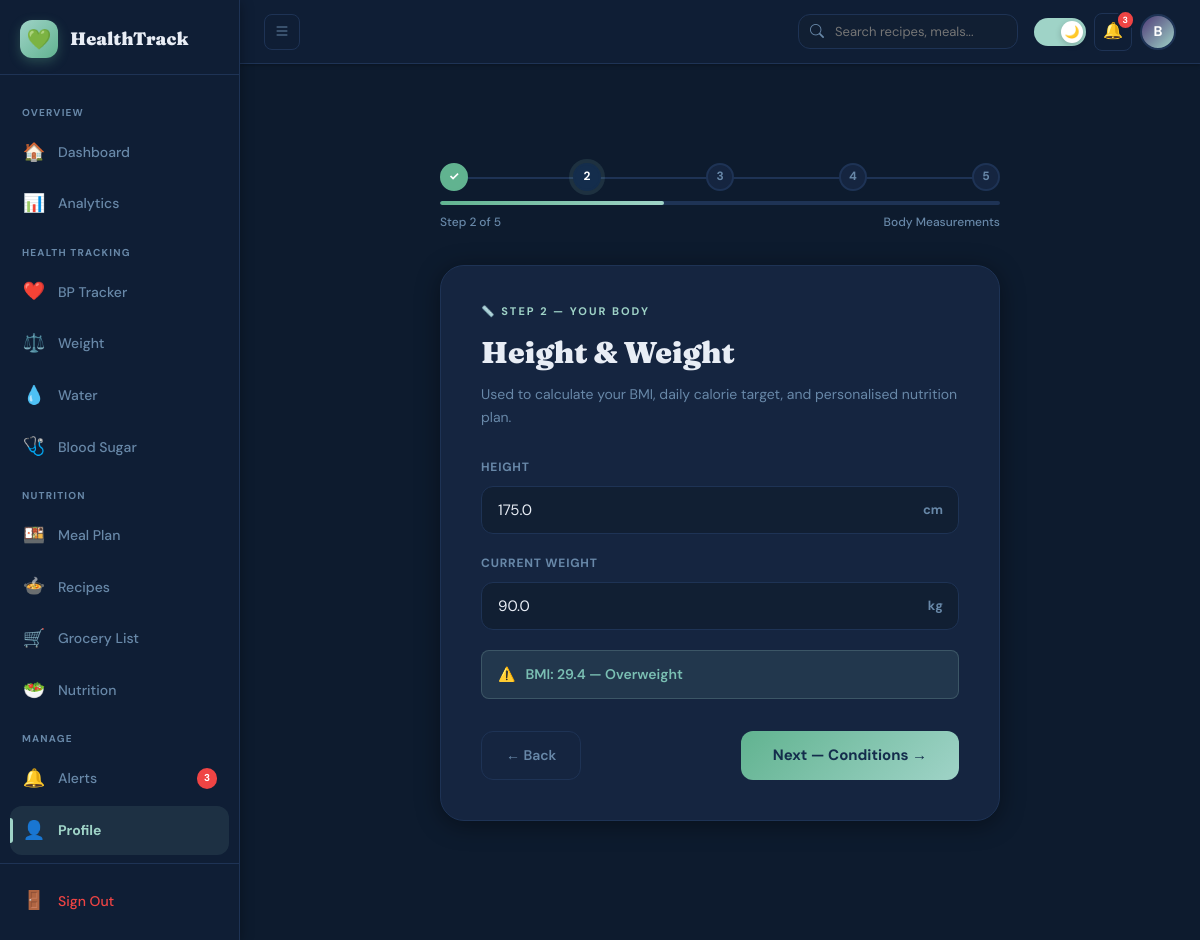
/profile/onboarding/step2 (signed in), run on the app's committed database.
### models.py (models this page shows, shortened)
class User(UserMixin, db.Model):
    __tablename__ = "users"
    id              = db.Column(db.Integer, primary_key=True)
    name            = db.Column(db.String(120), nullable=False)
    email           = db.Column(db.String(180), unique=True, nullable=False, index=True)
    password_hash   = db.Column(db.String(255), nullable=False)
    is_active       = db.Column(db.Boolean, default=True)
    is_verified     = db.Column(db.Boolean, default=False)
    onboarding_done = db.Column(db.Boolean, default=False)
    dark_mode       = db.Column(db.Boolean, default=False)
    created_at      = db.Column(db.DateTime, default=datetime.utcnow)
    last_login      = db.Column(db.DateTime, nullable=True)
    last_updated    = db.Column(db.DateTime, default=datetime.utcnow, onupdate=datetime.utcnow)
    health_profile  = db.relationship("UserHealthProfile", backref="user", uselist=False, cascade="all, delete-orphan")
    conditions      = db.relationship("UserCondition",     backref="user", cascade="all, delete-orphan")
    goals           = db.relationship("UserGoal",          backref="user", uselist=False, cascade="all, delete-orphan")
    health_metrics  = db.relationship("HealthMetric",      backref="user", cascade="all, delete-orphan", lazy="dynamic")
    meal_plans      = db.relationship("MealPlan",          backref="user", cascade="all, delete-orphan", lazy="dynamic")
    favorites       = db.relationship("Favorite",          backref="user", cascade="all, delete-orphan")
    grocery_items   = db.relationship("GroceryItem",       backref="user", cascade="all, delete-orphan", lazy="dynamic")
    alerts          = db.relationship("Alert",             backref="user", cascade="all, delete-orphan", lazy="dynamic")
    medicines       = db.relationship("Medicine",          backref="user", cascade="all, delete-orphan")
    nutrition_logs  = db.relationship("NutritionDailyLog", backref="user", cascade="all, delete-orphan", lazy="dynamic")
    weekly_insights = db.relationship("WeeklyInsight",     backref="user", cascade="all, delete-orphan", lazy="dynamic")

class UserHealthProfile(db.Model):
    __tablename__ = "user_health_profiles"
    id                  = db.Column(db.Integer, primary_key=True)
    user_id             = db.Column(db.Integer, db.ForeignKey("users.id"), unique=True, nullable=False)
    gender              = db.Column(db.String(20), nullable=True)   # male / female / other
    date_of_birth       = db.Column(db.Date, nullable=True)
    height_cm           = db.Column(db.Float, nullable=True)
    current_weight_kg   = db.Column(db.Float, nullable=True)
    activity_level      = db.Column(db.String(30), default="sedentary")
    diet_preference     = db.Column(db.String(30), default="vegetarian")
    onboarding_step     = db.Column(db.Integer, default=1)
    created_at          = db.Column(db.DateTime, default=datetime.utcnow)
    updated_at          = db.Column(db.DateTime, default=datetime.utcnow, onupdate=datetime.utcnow)

### routes/profile_routes.py (the view, shortened to what this page needs)
@profile_bp.route("/onboarding/step2", methods=["GET", "POST"])
@login_required
def onboarding_step2():
    p = current_user.health_profile
    return render_template(
        "auth/onboarding/step2.html",
        height=p.height_cm if p else "",
        weight=p.current_weight_kg if p else ""
    )

### templates/auth/onboarding/step2.html (shortened to what this page needs)
{% extends "base.html" %}
{% block content %}
<div class="onboard-wrap">
  <div class="onboard-box">
    <div class="ob-progress-wrap">
      <div class="ob-progress-steps">
        <div class="ob-step-dot done">✓</div>
        <div class="ob-step-dot active">2</div>
        <div class="ob-step-dot">3</div>
        <div class="ob-step-dot">4</div>
        <div class="ob-step-dot">5</div>
      </div>
      <div class="ob-progress-bar"><div class="ob-progress-fill" style="width:40%"></div></div>
      <div class="ob-progress-label"><span>Step 2 of 5</span><span>Body Measurements</span></div>
    </div>
    <div class="ob-card">
      <div class="ob-step-label">📏 Step 2 — Your Body</div>
      <h2 class="ob-title">Height & Weight</h2>
      <p class="ob-subtitle">Used to calculate your BMI, daily calorie target, and personalised nutrition plan.</p>
      <form method="POST" action="{{ url_for('profile.onboarding_step2') }}">
        <div class="ob-form-group">
          <label class="ob-label" for="height_cm">Height</label>
          <div class="input-with-unit">
            <input type="number" id="height_cm" name="height_cm" class="ob-input" placeholder="e.g. 165" value="{{ height or '' }}" min="100" max="250" step="0.1" style="padding-right:48px;" oninput="computeBMI()" required>
            <span class="input-unit">cm</span>
          </div>
        </div>
        <div class="ob-form-group">
          <label class="ob-label" for="weight_kg">Current Weight</label>
          <div class="input-with-unit">
            <input type="number" id="weight_kg" name="weight_kg" class="ob-input" placeholder="e.g. 80" value="{{ weight or '' }}" min="20" max="300" step="0.1" style="padding-right:44px;" oninput="computeBMI()" required>
            <span class="input-unit">kg</span>
          </div>
        </div>
        <div class="bmi-preview" id="bmiPreview">
          <span id="bmiEmoji">📊</span>
          <span id="bmiText"></span>
        </div>
        <div class="ob-nav">
          <a href="{{ url_for('profile.onboarding_step1') }}" class="ob-btn-back">← Back</a>
          <button type="submit" class="ob-btn-next">Next — Conditions →</button>
        </div>
      </form>
    </div>
  </div>
</div>
{% endblock %}

### templates/base.html (shortened to what this page needs)
<!DOCTYPE html>
<html lang="en" data-theme="{{ 'dark' if current_user.is_authenticated and current_user.dark_mode else 'light' }}">
<head>
  <link rel="stylesheet" href="https://cdn.jsdelivr.net/npm/bootstrap-icons@1.11.3/font/bootstrap-icons.min.css">
</head>
<body>
{% if current_user.is_authenticated %}
<div class="app-layout">
  <aside class="sidebar" id="sidebar">
    <div class="sidebar-logo">
      <div class="sidebar-logo-icon">💚</div>
      <span class="sidebar-logo-text">HealthTrack</span>
    </div>
    <nav class="sidebar-nav">
      <div class="nav-section-label">Overview</div>
      <a href="{{ url_for('main.dashboard') }}" class="nav-item {% if request.endpoint and 'main.dashboard' in request.endpoint %}active{% endif %}">
        <span class="nav-item-icon">🏠</span>
        <span class="nav-item-text">Dashboard</span>
      </a>
      <a href="{{ url_for('analytics.index') }}" class="nav-item {% if request.endpoint and 'analytics' in request.endpoint %}active{% endif %}">
        <span class="nav-item-icon">📊</span>
        <span class="nav-item-text">Analytics</span>
      </a>
      <div class="nav-section-label">Health Tracking</div>
      <a href="{{ url_for('bp.tracker') }}" class="nav-item {% if request.endpoint and 'bp.' in request.endpoint %}active{% endif %}">
        <span class="nav-item-icon">❤️</span>
        <span class="nav-item-text">BP Tracker</span>
      </a>
      <a href="{{ url_for('tracker.weight') }}" class="nav-item {% if request.endpoint and 'tracker.weight' in request.endpoint %}active{% endif %}">
        <span class="nav-item-icon">⚖️</span>
        <span class="nav-item-text">Weight</span>
      </a>
      <a href="{{ url_for('tracker.water') }}" class="nav-item {% if request.endpoint and 'tracker.water' in request.endpoint %}active{% endif %}">
        <span class="nav-item-icon">💧</span>
        <span class="nav-item-text">Water</span>
      </a>
      <a href="{{ url_for('tracker.sugar') }}" class="nav-item {% if request.endpoint and 'tracker.sugar' in request.endpoint %}active{% endif %}">
        <span class="nav-item-icon">🩺</span>
        <span class="nav-item-text">Blood Sugar</span>
      </a>
      <div class="nav-section-label">Nutrition</div>
      <a href="{{ url_for('meal.meals') }}" class="nav-item {% if request.endpoint and 'meal.' in request.endpoint %}active{% endif %}">
        <span class="nav-item-icon">🍱</span>
        <span class="nav-item-text">Meal Plan</span>
      </a>
      <a href="{{ url_for('meal.recipes') }}" class="nav-item {% if request.endpoint and request.endpoint == 'meal.recipes' %}active{% endif %}">
        <span class="nav-item-icon">🍲</span>
        <span class="nav-item-text">Recipes</span>
      </a>
      <a href="{{ url_for('meal.grocery_list') }}" class="nav-item {% if request.endpoint and request.endpoint == 'meal.grocery_list' %}active{% endif %}">
        <span class="nav-item-icon">🛒</span>
        <span class="nav-item-text">Grocery List</span>
      </a>
      <a href="{{ url_for('nutrition.dashboard') }}" class="nav-item {% if request.endpoint and 'nutrition.' in request.endpoint %}active{% endif %}">
        <span class="nav-item-icon">🥗</span>
        <span class="nav-item-text">Nutrition</span>
      </a>
      <div class="nav-section-label">Manage</div>
      <a href="{{ url_for('alert.index') }}" class="nav-item {% if request.endpoint and 'alert.' in request.endpoint %}active{% endif %}">
        <span class="nav-item-icon">🔔</span>
        <span class="nav-item-text">Alerts</span>
        {% if unread_alerts is defined and unread_alerts > 0 %}
          <span class="nav-badge">{{ unread_alerts }}</span>
        {% endif %}
      </a>
      <a href="{{ url_for('profile.index') }}" class="nav-item {% if request.endpoint and 'profile.' in request.endpoint %}active{% endif %}">
        <span class="nav-item-icon">👤</span>
        <span class="nav-item-text">Profile</span>
      </a>
    </nav>
    <div class="sidebar-footer">
      <a href="{{ url_for('auth.logout') }}" class="nav-item" style="color: #ef4444;">
        <span class="nav-item-icon">🚪</span>
        <span class="nav-item-text">Sign Out</span>
      </a>
    </div>
  </aside>
  <div class="main-wrapper">
    <nav class="navbar">
      <button class="navbar-toggle" id="sidebarToggle" onclick="toggleSidebar()" aria-label="Toggle sidebar">
        <i class="bi bi-list"></i>
      </button>
      <div class="navbar-search">
        <input type="text" class="navbar-search-input" placeholder="Search recipes, meals..." id="globalSearch">
      </div>
      <div class="navbar-actions">
        <button class="dark-toggle {% if current_user.dark_mode %}on{% endif %}" id="darkToggle" onclick="toggleDarkMode()" aria-label="Toggle dark mode" title="Toggle dark mode">
          <div class="dark-toggle-thumb">
            {% if current_user.dark_mode %}🌙{% else %}☀️{% endif %}
          </div>
        </button>
        <a href="{{ url_for('alert.index') }}" class="navbar-icon-btn" title="Alerts">
          🔔
          {% if unread_alerts is defined and unread_alerts > 0 %}
            <span class="notif-badge">{{ unread_alerts }}</span>
          {% endif %}
        </a>
        <a href="{{ url_for('profile.index') }}" class="navbar-avatar" title="Profile">
          {{ current_user.name[0].upper() if current_user.name else 'U' }}
        </a>
      </div>
    </nav>
    <main class="main-content">
      {% block content %}{% endblock %}
    </main>
  </div>
</div>
{% endif %}
</body>
</html>

### templates/auth/onboarding/step2.html (style rules this page uses)
.onboard-wrap { min-height:100vh;display:flex;align-items:center;justify-content:center;padding:32px 16px;background:var(--bg); }
.onboard-box { width:100%;max-width:560px;animation:fadeUp 0.5s ease both; }
.ob-progress-wrap { margin-bottom:32px; }
.ob-progress-steps { display:flex;justify-content:space-between;align-items:center;margin-bottom:10px;position:relative; }
.ob-progress-steps::before { content:'';position:absolute;top:14px;left:14px;right:14px;height:2px;background:var(--border);z-index:0; }
.ob-step-dot { width:28px;height:28px;border-radius:50%;border:2px solid var(--border);background:var(--card-bg);display:flex;align-items:center;justify-content:center;font-size:12px;font-weight:700;color:var(--text-muted);position:relative;z-index:1;transition:all 0.3s ease; }
.ob-step-dot.done { background:var(--sage);border-color:var(--sage);color:white; }
.ob-step-dot.active { background:var(--navy);border-color:var(--navy);color:white;box-shadow:0 0 0 4px var(--accent-glow); }
.ob-progress-bar { height:4px;background:var(--border);border-radius:100px;overflow:hidden; }
.ob-progress-fill { height:100%;background:linear-gradient(90deg,var(--sage),var(--mint));border-radius:100px;transition:width 0.6s cubic-bezier(0.34,1.56,0.64,1); }
.ob-progress-label { display:flex;justify-content:space-between;font-size:12px;color:var(--text-muted);margin-top:8px;font-weight:500; }
.ob-card { background:var(--card-bg);border-radius:var(--radius-lg);border:1px solid var(--border);box-shadow:var(--shadow);padding:36px 40px 40px; }
.ob-step-label { font-size:11px;font-weight:700;letter-spacing:2px;text-transform:uppercase;color:var(--accent);margin-bottom:8px; }
.ob-title { font-family:'Fraunces',serif;font-size:clamp(22px,3vw,30px);font-weight:900;color:var(--text-primary);margin-bottom:6px; }
.ob-subtitle { font-size:14px;color:var(--text-muted);margin-bottom:30px;line-height:1.6; }
.ob-form-group { margin-bottom:20px; }
.ob-label { display:block;font-size:12px;font-weight:700;text-transform:uppercase;letter-spacing:0.8px;color:var(--text-muted);margin-bottom:8px; }
.ob-input { width:100%;border:1.5px solid var(--border);border-radius:var(--radius-sm);padding:13px 16px;font-family:'DM Sans',sans-serif;font-size:15px;color:var(--text-primary);background:var(--input-bg);outline:none;transition:border-color 0.2s,box-shadow 0.2s; }
.bmi-preview { background:var(--accent-pale);border-radius:var(--radius-xs);padding:12px 16px;font-size:14px;font-weight:600;color:var(--accent-dark);margin-top:16px;display:none;border:1px solid var(--accent-border); }
.bmi-preview.show { display:flex;align-items:center;gap:10px; }
.ob-nav { display:flex;justify-content:space-between;gap:12px;margin-top:32px; }
.ob-btn-back { background:var(--card-bg);color:var(--text-muted);border:1.5px solid var(--border);border-radius:var(--radius-sm);padding:12px 24px;font-family:'DM Sans',sans-serif;font-size:14px;font-weight:600;cursor:pointer;text-decoration:none;display:flex;align-items:center;gap:6px;transition:all 0.18s; }
.ob-btn-next { background:linear-gradient(135deg,var(--sage),var(--mint));color:var(--navy);border:none;border-radius:var(--radius-sm);padding:13px 32px;font-family:'DM Sans',sans-serif;font-size:15px;font-weight:700;cursor:pointer;display:flex;align-items:center;gap:8px;transition:transform 0.18s,box-shadow 0.18s; }
.input-with-unit { position:relative; }
.input-unit { position:absolute;right:16px;top:50%;transform:translateY(-50%);font-size:13px;font-weight:700;color:var(--text-muted);pointer-events:none; }

### data on the page
User: name "B"
UserHealthProfile: height_cm "175.0", weight_kg "90.0"

### other printed values
{{ unread_alerts }} "3"
